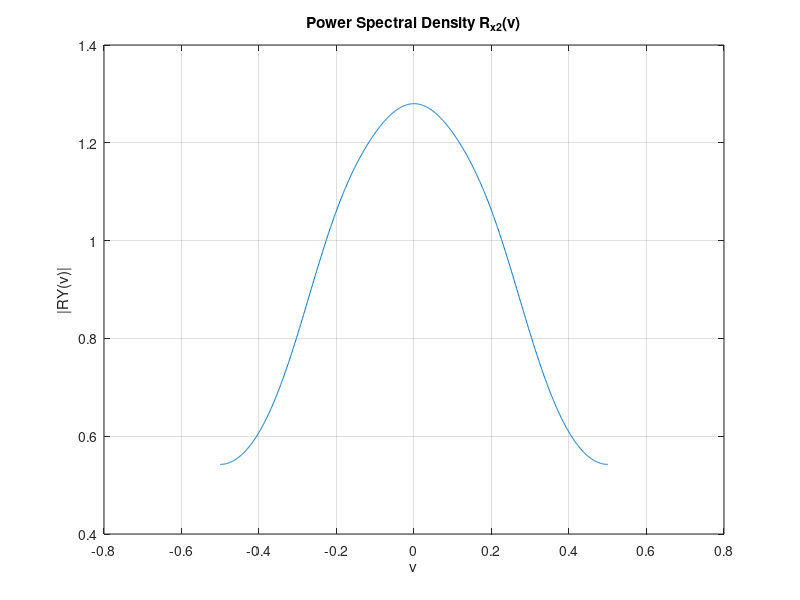

MATLAB code to generate this figure:
% Define the parameters
alpha = 0.25;
beta = 0.25;
sigma_x_squared = 1;

% Define the range of v values
v = linspace(-0.5, 0.5, 1000); % Adjust the range as needed

% Define the angular frequency
omega = 2 * pi * v;

% Calculate RY(v) for each v
RY = sigma_x_squared ./ (1 + alpha^2 - 2 * alpha * cos(omega) .* (1 - beta * exp(-1j * omega)).^2);

% Plot RY(v)
figure;
plot(v, abs(RY));
xlabel('v');
ylabel('|RY(v)|');
title('Power Spectral Density R_x_2(v)');
grid on;